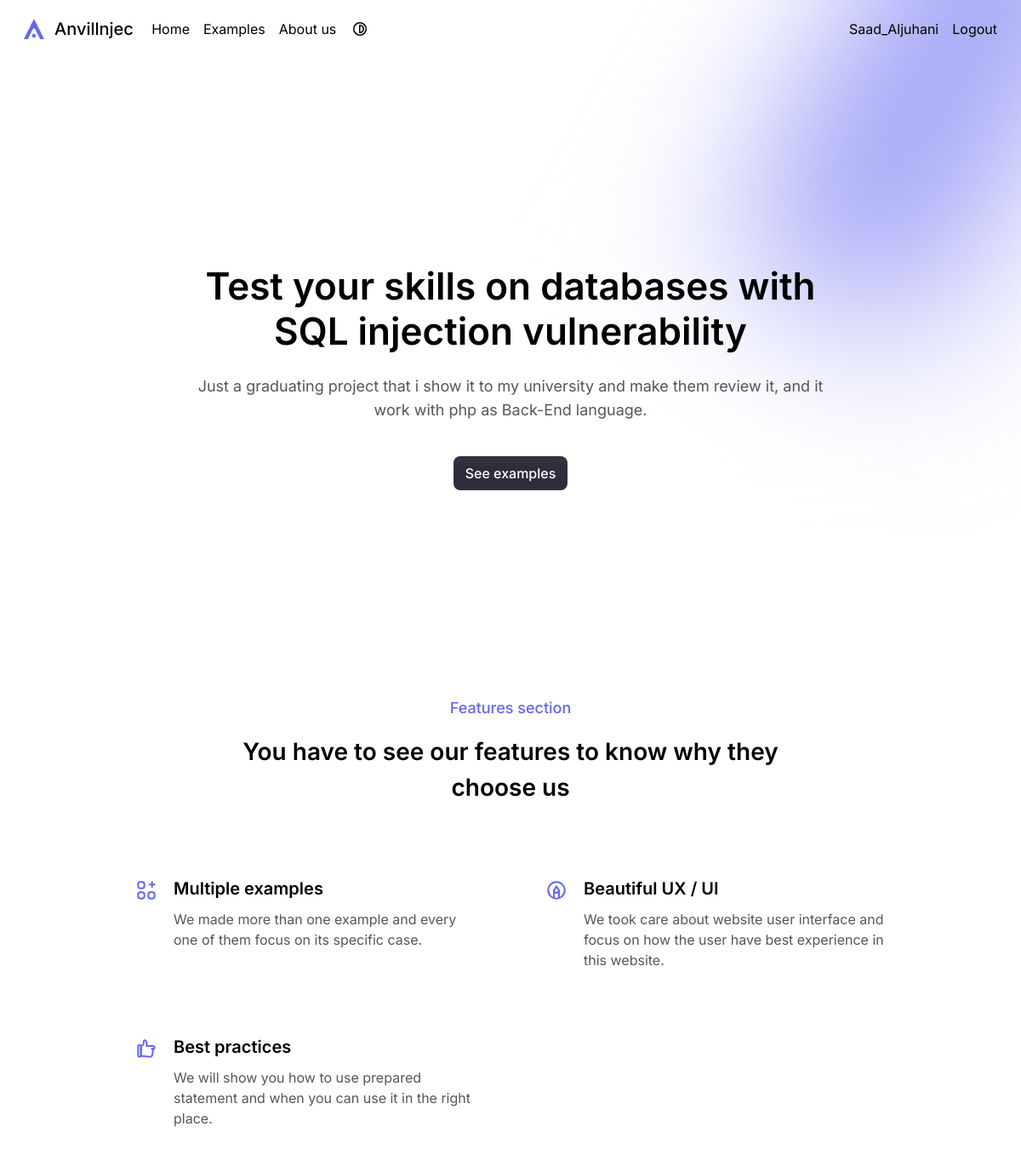
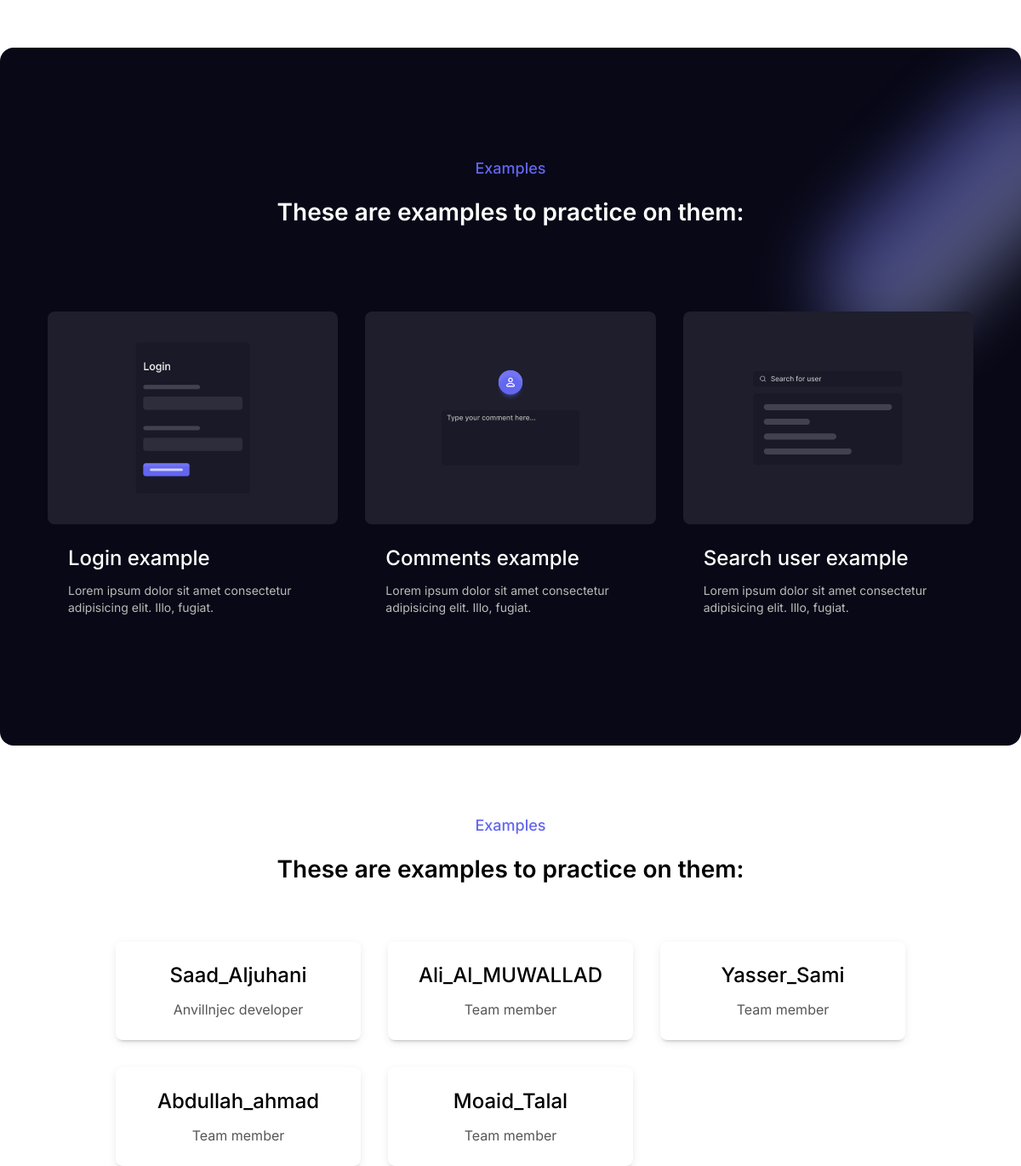
/index.php (signed in), run on the app's committed database (2 pictures, top to bottom).
### tables this page shows
CREATE TABLE `users` (
  `id` int NOT NULL,
  `username` text NOT NULL,
  `password` text NOT NULL,
  `bio` varchar(128) DEFAULT NULL,
  `role` varchar(128) NOT NULL DEFAULT 'user'
);

### config/config.php (called while the page is built)
<?php
$config = [
    'app_name' => 'Anvillnjec',
    'app_lang' => 'en',
    'app_dir' => 'ltr',
    'app_assets' => '/anvillnjec/assets/',
    'db_host' => 'localhost',
    'db_username' => 'root',
    'db_password' => '',
    'db_name' => 'anvillnjec_db'
];

### index.php (the view, shortened to what this page needs)
<?php
    require_once __DIR__ . '/templates/header.php';
    $stmt = $mysqli -> query("SELECT * FROM `users`;");
    $users = $stmt -> fetch_all(MYSQLI_ASSOC);
?>
    <div class="absolute -z-10 top-0 left-0 w-full h-full overflow-hidden">
        <div class="relative">
            <div class="absolute scale-50 md:scale-[unset] origin-right w-[274.95px] h-[734.61px] rotate-[30deg] *:inline-block -top-[250.97px] right-[78.02px] -z-10">
                <div class="relative *:absolute left-2/4 -translate-x-2/4 blur-[99.30000305175781px]">
                    <span class="w-14 h-[734.61px] bg-white-50 mix-blend-plus-lighter z-[1]"></span>
                    <span class="w-44 h-[629.85px] bg-primary-500 opacity-60 z-[2]"></span>
                    <span class="w-72 h-[629.85px] bg-primary-500 opacity-30 z-[3]"></span>
                </div>
            </div>
        </div>
    </div>
    <section class="container-full overflow-x-hiddenr h-[750px] relative grid place-items-center px-5 md:px-20 z-10">
        <div class="max-w-[750px] text-center">
            <h1 class="text-4xl md:text-[44px] font-semibold leading-tight md:leading-[53px]">Test your skills on databases with SQL injection vulnerability</h1>
            <p class="text-lg text-dimmed mt-4 md:mt-6">Just a graduating project that i show it to my university and make them review it, and it work with php as Back-End language.</p>
            <div class="grid sm:flex *:w-full sm:*:w-auto items-center justify-center gap-4 sm:gap-6 mt-10">
                <a href="#examples" class="button bg-midnight-700 text-white-50 hover:bg-midnight-600 px-3.5 shadow-[0px_10px_5px_0px_rgba(97,97,111,0.10)_inset] dark:shadow-[0px_4px_6px_-5px_#282836,_0px_8px_6px_-2px_rgba(40,40,54,0.20),0px_10px_5px_0px_rgba(97,97,111,0.10)_inset]">See examples</a>
            </div>
        </div>
    </section>
    <section class="container">
         <div class="section-title-parent">
            <p class="section-title">Features section</p>
            <h1 class="section-description">You have to see our features to know why they choose us</h1>
         </div>
         <div class="grid grid-cols-1 md:grid-cols-2 gap-9 *:flex *:gap-4 *:p-5 mt-16">
            <div>
                <div>
                    <h2 class="text-xl font-semibold">Multiple examples</h2>
                    <p class="text-dimmed mt-2.5">We made more than one example and every one of them focus on its specific case.</p>
                </div>
            </div>
            <div>
                <div>
                    <h2 class="text-xl font-semibold">Beautiful UX / UI</h2>
                    <p class="text-dimmed mt-2.5">We took care about website user interface and focus on how the user have best experience in this website.</p>
                </div>
            </div>
            <div>
                <div>
                    <h2 class="text-xl font-semibold">Best practices</h2>
                    <p class="text-dimmed mt-2.5">We will show you how to use prepared statement and when you can use it in the right place.</p>
                </div>
            </div>
         </div>
    </section>
    <section id="examples" class="container-full z-10 overflow-hidden relative md:px-14 dark:*:text-white-50 dark bg-midnight-950 dark:bg-[#0F0F1D] py-32 mt-20 rounded-lg">
        <div class="absolute top-0 right-0 rotate-45 -z-10">
            <span class="inline-block h-96 w-40 blur-2xl opacity-45 bg-gradient-to-r from-primary-500 to-primary-200 rounded-full"></span>
        </div>
        <div class="section-title-parent">
            <p class="section-title">Examples</p>
            <h1 class="section-description">These are examples to practice on them:</h1>
         </div>
        <div class="grid grid-cols-1 gap-8 md:grid-cols-3 mt-24">
            <a href="login.php" class="card bg-transparent dark:bg-transparent dark:hover:bg-midnight-800 hover:bg-midnight-900">
                <img src="<?= $config['app_assets'] . 'images/login.png' ?>" alt="Login example" class="object-cover rounded h-[250px] w-full">
                <div class="card-content">
                    <h2 class="card-title text-2xl">Login example</h2>
                    <p class="text-sm text-dimmed mt-3">Lorem ipsum dolor sit amet consectetur adipisicing elit. Illo, fugiat.</p>
                </div>
            </a>
            <a href="comments.php" class="card bg-transparent dark:bg-transparent dark:hover:bg-midnight-800 hover:bg-midnight-900">
                <img src="<?= $config['app_assets'] . 'images/comments.png' ?>" alt="Login example" class="object-cover rounded h-[250px] w-full">
                <div class="card-content">
                    <h2 class="card-title text-2xl">Comments example</h2>
                    <p class="text-sm text-dimmed mt-3">Lorem ipsum dolor sit amet consectetur adipisicing elit. Illo, fugiat.</p>
                </div>
            </a>
            <a href="user-search.php" class="card bg-transparent dark:bg-transparent dark:hover:bg-midnight-800 hover:bg-midnight-900">
                <img src="<?= $config['app_assets'] . 'images/search_user.png' ?>" alt="Login example" class="object-cover rounded h-[250px] w-full">
                <div class="card-content">
                    <h2 class="card-title text-2xl">Search user example</h2>
                    <p class="text-sm text-dimmed mt-3">Lorem ipsum dolor sit amet consectetur adipisicing elit. Illo, fugiat.</p>
                </div>
            </a>
        </div>
    </section>
     <section class="container mt-20">
        <div class="section-title-parent">
            <p class="section-title">Examples</p>
            <h1 class="section-description">These are examples to practice on them:</h1>
         </div>
        <div class="grid grid-cols-1 md:grid-cols-3 gap-8 mt-16">
            <?php foreach($users as $user){ ?>
                <div class="card">
                    <div class="card-content text-center">
                        <h1 class="card-title text-2xl"><?= $user['username'] ?></h1>
                        <p class="text-dimmed mt-3"><?= $user['bio'] ?></p>
                    </div>
                </div>
            <?php } ?>
        </div>
     </section>
<?php
    require_once __DIR__ . '/templates/footer.php';
?>

### data on the page
users: username "Saad_Aljuhani", bio "Anvillnjec developer"
users: username "Ali_Al_MUWALLAD", bio "Team member"
users: username "Yasser_Sami", bio "Team member"
users: username "Abdullah_ahmad", bio "Team member"
users: username "Moaid_Talal", bio "Team member"

### other printed values
$config['app_name'] "Anvillnjec"
$_SESSION['user']['username'] "Saad_Aljuhani"
